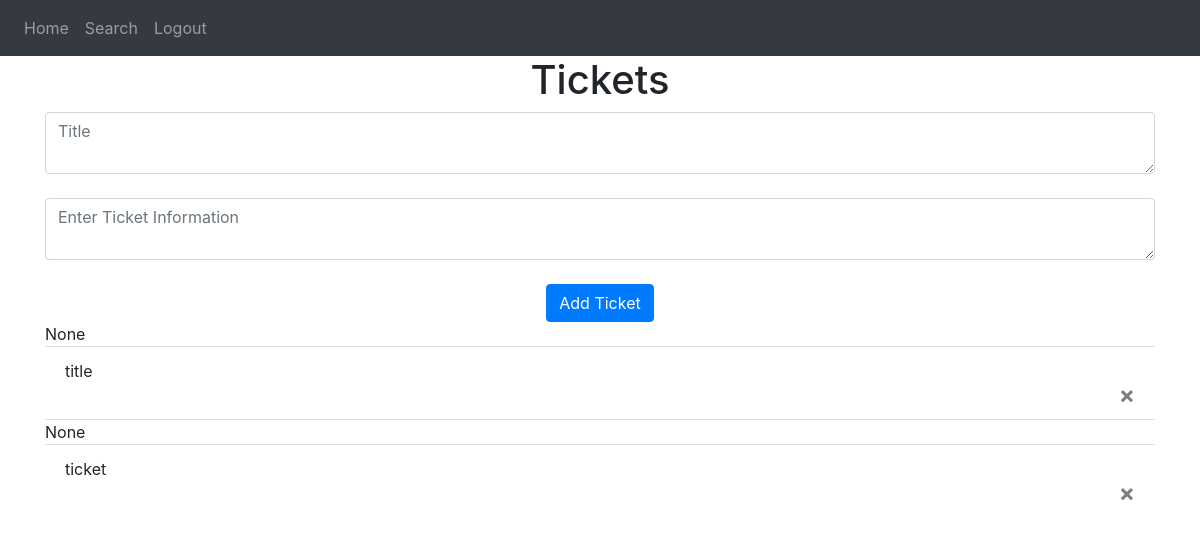
Page / (signed in) on the earlier database version.
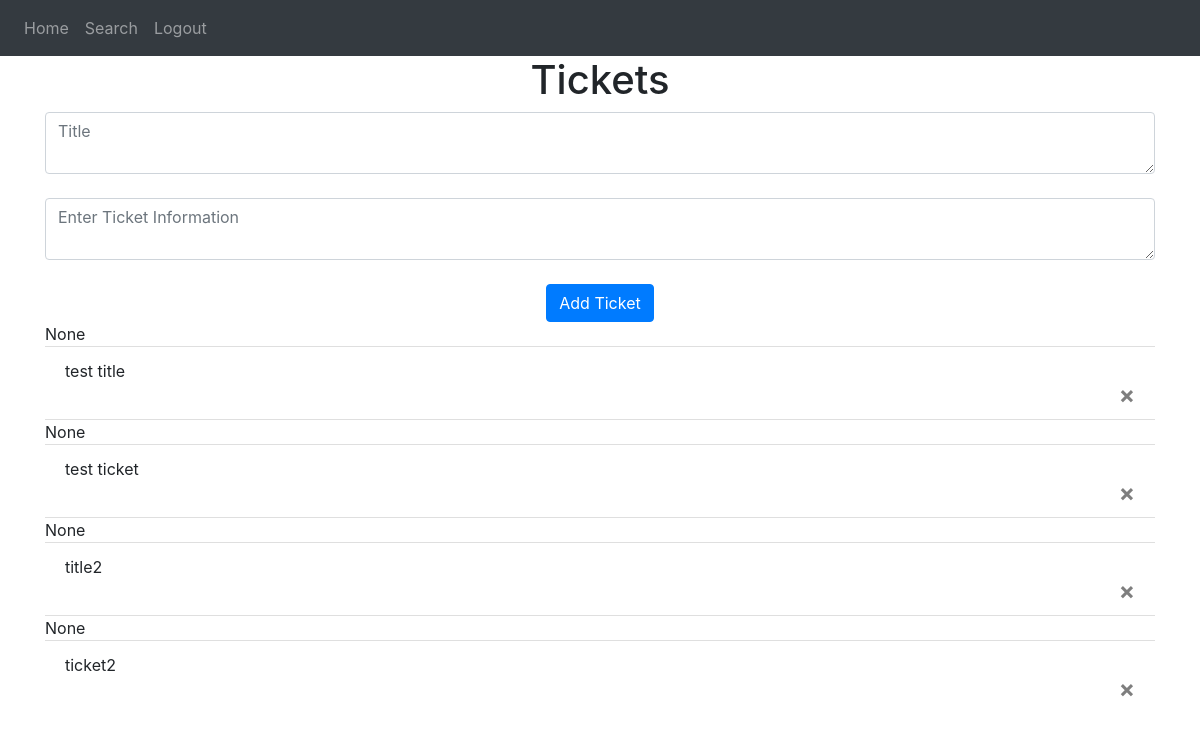
Same page on the later database version.
### website/models.py (models this page shows)
class Ticket(db.Model):
    id= db.Column(db.Integer, primary_key=True)
    title= db.Column(db.String(150))
    data= db.Column(db.String(10000))
    date= db.Column(db.DateTime(timezone=True), default= func.now())
    user_id= db.Column(db.Integer, db.ForeignKey('user.id'))

### website/views.py (the view, shortened to what this page needs)
@views.route('/', methods=['GET', 'POST'])
@login_required
def home():
    return render_template("home.html", user=current_user)

### website/__init__.py (called while the page is built)
def create_app():
    app= Flask(__name__)
    app.config['SECRET_KEY']= 'nodsnconvsnvpwnvkpsk;cmeqpmdckec'
    app.config['SQLALCHEMY_DATABASE_URI']= f'sqlite:///{DB_NAME}'
    db.init_app(app)
    from .views import views
    from .auth import auth
    app.register_blueprint(views, url_prefix='/')
    app.register_blueprint(auth, url_prefix='/')
    from .models import User, Ticket
    create_database(app)
    login_manager= LoginManager()
    login_manager.login_view= 'auth.login'
    login_manager.init_app(app)
    @login_manager.user_loader
    def load_user(id):
        return User.query.get(int(id))
    return app

### website/templates/home.html (shortened to what this page needs)
{% extends "base.html" %}
{% block content %}
<h1 align="center">Tickets</h1>
<form method="POST">
    <textarea name="title" id="title" class="form-control" placeholder="Title"></textarea>
    <br />
    <textarea name="ticket" id="ticket" class="form-control" placeholder="Enter Ticket Information"></textarea>
    <br />
    <div align="center">
        <button type="submit" class="btn btn-primary">Add Ticket</button>
    </div>
</form>
<ul class="list-group list-group-flush" id="tickets">
    {% for ticket in user.tickets %}
    {{ ticket.title}}
    <br />
    <li class="list-group-item">
        {{ ticket.data }}
        <br />
        <button type="button" class="close" onClick="deleteTicket({{ ticket.id }});deleteTicket({{ ticket.title }})">
           <span aria-hidden="true">&times;</span>
        </button>
    </li>
    {% endfor %}
</ul>
{% endblock %}

### website/templates/base.html (shortened to what this page needs)
<!DOCTYPE html>
<html>
    <head>
        <link
           rel="stylesheet"
           href="https://stackpath.bootstrapcdn.com/bootstrap/4.4.1/css/bootstrap.min.css"
        />
        <link
           rel="stylesheet"
           href="https://stackpath.bootstrapcdn.com/font-awesome/4.7.0/css/font-awesome.min.css"
        />
    </head>
    <body>
      <nav class="navbar navbar-expand lg navbar-dark bg-dark">
          <div class="collapse navbar-collapse" id="navbar">
            <div class="navbar-nav">
              {% if user.is_authenticated %}
              <a class="nav-item nav-link" id="home" href="/">Home</a>
              <a class="nav-item nav-link" id="search" href="/search">Search</a>
              <a class="nav-item nav-link" id="logout" href="/logout">Logout</a>
              {% else %}
              <a class="nav-item nav-link" id="login" href="/login">Login</a>
              <a class="nav-item nav-link" id="signup" href="/sign-up">Signup</a>
              <a class="nav-item nav-link" id="search" href="/search">Search</a>
              {% endif %}
            </div>
          </div>
      </nav>
      <div class="container">
        {% block content %}
        {% endblock %}
      </div>
    </body>
</html>

Differences in the rows shown:
removed Ticket: title "None", data "title"
removed Ticket: title "None", data "ticket"
added Ticket: title "None", data "test title"
added Ticket: title "None", data "test ticket"
added Ticket: title "None", data "title2"
added Ticket: title "None", data "ticket2"
